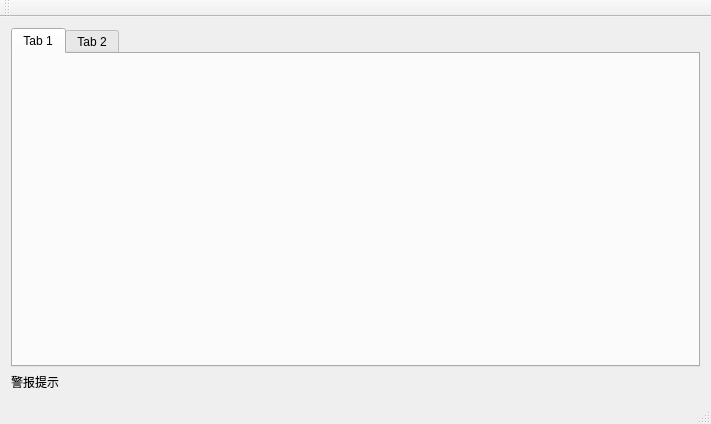
<?xml version="1.0" encoding="UTF-8"?>
<ui version="4.0">
 <class>KzaMainWindow</class>
 <widget class="QMainWindow" name="KzaMainWindow">
  <property name="geometry">
   <rect>
    <x>0</x>
    <y>0</y>
    <width>711</width>
    <height>424</height>
   </rect>
  </property>
  <property name="windowTitle">
   <string>KzaMainWindow</string>
  </property>
  <widget class="QWidget" name="centralWidget">
   <layout class="QGridLayout" name="gridLayout">
    <item row="0" column="0">
     <widget class="QTabWidget" name="tabWidget">
      <widget class="QWidget" name="tab">
       <attribute name="title">
        <string>Tab 1</string>
       </attribute>
      </widget>
      <widget class="QWidget" name="tab_2">
       <attribute name="title">
        <string>Tab 2</string>
       </attribute>
      </widget>
     </widget>
    </item>
    <item row="1" column="0">
     <widget class="QLabel" name="label">
      <property name="text">
       <string>警报提示</string>
      </property>
     </widget>
    </item>
   </layout>
  </widget>
  <widget class="QMenuBar" name="menuBar">
   <property name="geometry">
    <rect>
     <x>0</x>
     <y>0</y>
     <width>711</width>
     <height>23</height>
    </rect>
   </property>
  </widget>
  <widget class="QToolBar" name="mainToolBar">
   <attribute name="toolBarArea">
    <enum>TopToolBarArea</enum>
   </attribute>
   <attribute name="toolBarBreak">
    <bool>false</bool>
   </attribute>
  </widget>
  <widget class="QStatusBar" name="statusBar"/>
 </widget>
 <layoutdefault spacing="6" margin="11"/>
 <resources/>
 <connections/>
</ui>
